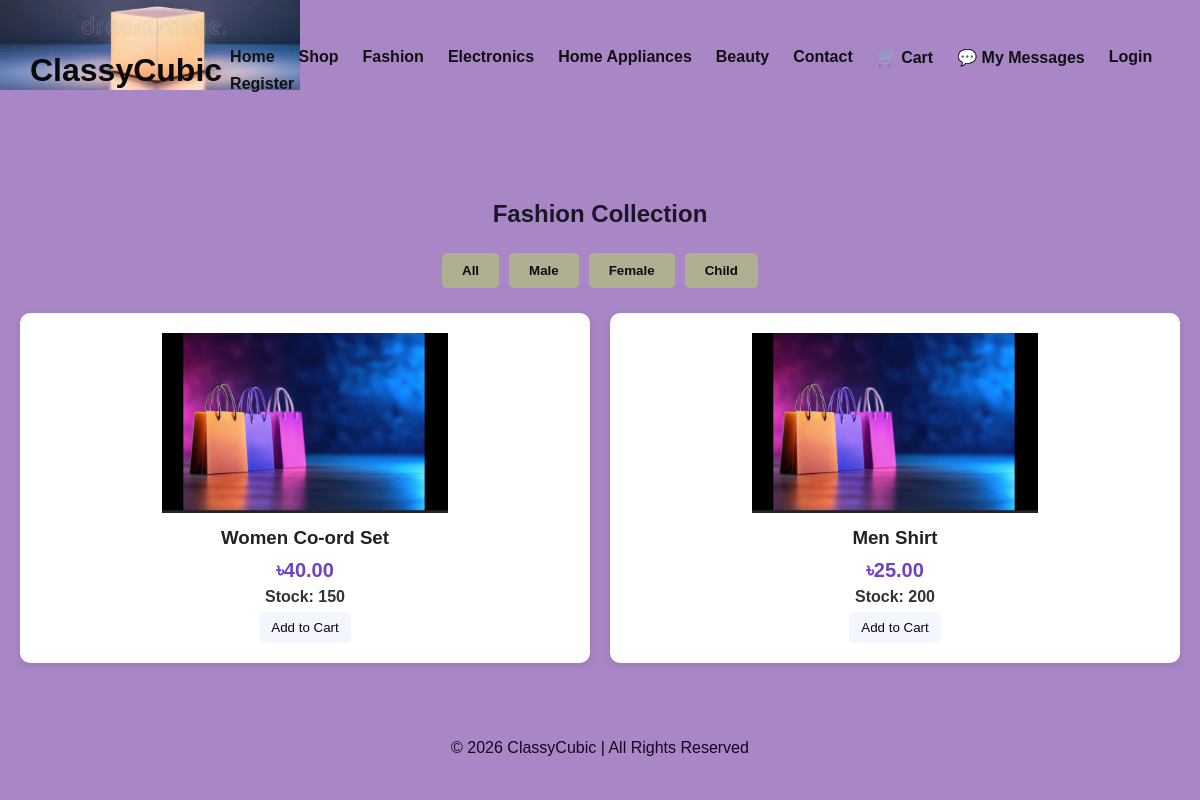
/fashion.php, run on the app's committed database.
### tables this page shows
CREATE TABLE products (id INT AUTO_INCREMENT PRIMARY KEY,name VARCHAR(150) NOT NULL,price DECIMAL(10,2) NOT NULL,stock INT NOT NULL DEFAULT 0,category VARCHAR(50) NOT NULL,image VARCHAR(255) DEFAULT NULL,description TEXT,created_at TIMESTAMP DEFAULT CURRENT_TIMESTAMP);

### fashion.php (the view, shortened to what this page needs)
<!DOCTYPE html>
<html lang="en"><head><meta charset="UTF-8"><meta name="viewport" content="width=device-width, initial-scale=1.0"><title>Fashion Collection | ClassyCubic</title><link rel="stylesheet" href="css/style.css"></head><body>
<?php include __DIR__ . '/includes/navbar.php'; ?>
<section class="section"><h2>Fashion Collection</h2><div class="tabs"><button onclick="filterCards('all')">All</button><button onclick="filterCards('male')">Male</button><button onclick="filterCards('female')">Female</button><button onclick="filterCards('child')">Child</button></div><div class="products" id="categoryProducts"><?php include __DIR__.'/includes/db.php'; $category='fashion'; $st=mysqli_prepare($conn,"SELECT * FROM products WHERE category=? ORDER BY id DESC"); mysqli_stmt_bind_param($st,"s",$category); mysqli_stmt_execute($st); $res=mysqli_stmt_get_result($st); while($p=mysqli_fetch_assoc($res)): ?><div class="product-card" data-subcategory="<?php echo htmlspecialchars(strtolower($p['name'])); ?>"><img src="<?php echo htmlspecialchars($p['image']); ?>" alt="Product"><h3><?php echo htmlspecialchars($p['name']); ?></h3><p class="price">৳<?php echo number_format($p['price'],2); ?></p><p class="stock">Stock: <?php echo (int)$p['stock']; ?></p><?php if($p['stock']>0): ?><form method="POST" action="api/add_to_cart.php"><input type="hidden" name="product_id" value="<?php echo (int)$p['id']; ?>"><button class="add" type="submit">Add to Cart</button></form><?php else: ?><p class="out-stock">Out of Stock</p><?php endif; ?></div><?php endwhile; ?></div></section><script src="js/shop.js"></script>
<footer><p>© 2026 ClassyCubic | All Rights Reserved</p></footer>
</body></html>

### css/style.css (style rules this page uses)
body { margin:0; font-family: Arial, Helvetica, sans-serif; background: #a987c7; }
.section { padding: 40px 20px; text-align: center; }
.features, .categories, .products { display: grid; grid-template-columns: repeat(auto-fit, minmax(200px, 1fr)); gap: 20px; }
button.add { background: #edf3fca6; color: rgb(13, 2, 17); border: none; padding: 8px 12px; cursor: pointer; border-radius: 5px; }
footer { background: #a987c7; color: rgb(22, 5, 28); text-align: center; padding: 20px; }
.tabs { margin-bottom: 20px; }
.tabs button { padding: 10px 20px; margin: 5px; border: none; background: #b2c576a9; color: rgba(3, 1, 9, 0.937); cursor: pointer; border-radius: 5px; font-weight: bold; }
.stock { font-weight: bold; color: #333; }
.page-wrap h2,.section h2 { color:#1b1725 }
.section { color:#1b1725 }
.product-card img { height:180px;object-fit:cover }
.product-card { background:#fff;padding:20px;border-radius:10px;text-align:center;box-shadow:0 3px 8px rgba(0,0,0,.1) }
.product-card h3 { margin:10px 0;color:#222 }
.product-card p { margin:6px 0 }
.price { font-size:20px;font-weight:bold;color:#6f42c1 }

### data on the page
products: image (picture), name "Women Co-ord Set", price "40.00", stock "150"
products: image (picture), name "Men Shirt", price "25.00", stock "200"
